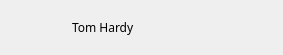
<?xml version="1.0" encoding="UTF-8"?>
<ui version="4.0">
 <class>UserListItem</class>
 <widget class="QWidget" name="UserListItem">
  <property name="geometry">
   <rect>
    <x>0</x>
    <y>0</y>
    <width>283</width>
    <height>55</height>
   </rect>
  </property>
  <property name="focusPolicy">
   <enum>Qt::TabFocus</enum>
  </property>
  <property name="windowTitle">
   <string>Form</string>
  </property>
  <property name="styleSheet">
   <string notr="true"/>
  </property>
  <layout class="QHBoxLayout" name="horizontalLayout">
   <property name="spacing">
    <number>12</number>
   </property>
   <property name="leftMargin">
    <number>12</number>
   </property>
   <property name="topMargin">
    <number>1</number>
   </property>
   <property name="rightMargin">
    <number>12</number>
   </property>
   <property name="bottomMargin">
    <number>1</number>
   </property>
   <item>
    <widget class="UserAvatarWidget" name="avatar" native="true">
     <property name="sizePolicy">
      <sizepolicy hsizetype="Fixed" vsizetype="Fixed">
       <horstretch>0</horstretch>
       <verstretch>0</verstretch>
      </sizepolicy>
     </property>
     <property name="minimumSize">
      <size>
       <width>48</width>
       <height>48</height>
      </size>
     </property>
     <property name="maximumSize">
      <size>
       <width>48</width>
       <height>48</height>
      </size>
     </property>
    </widget>
   </item>
   <item>
    <widget class="ShadowLabel" name="label_username">
     <property name="sizePolicy">
      <sizepolicy hsizetype="Expanding" vsizetype="Preferred">
       <horstretch>0</horstretch>
       <verstretch>0</verstretch>
      </sizepolicy>
     </property>
     <property name="font">
      <font>
       <family>Noto Sans CJK SC Light</family>
      </font>
     </property>
     <property name="styleSheet">
      <string notr="true"/>
     </property>
     <property name="text">
      <string>Tom Hardy</string>
     </property>
    </widget>
   </item>
   <item>
    <spacer name="horizontalSpacer">
     <property name="orientation">
      <enum>Qt::Horizontal</enum>
     </property>
     <property name="sizeHint" stdset="0">
      <size>
       <width>40</width>
       <height>20</height>
      </size>
     </property>
    </spacer>
   </item>
   <item>
    <widget class="QLabel" name="label_logined">
     <property name="sizePolicy">
      <sizepolicy hsizetype="Fixed" vsizetype="Fixed">
       <horstretch>0</horstretch>
       <verstretch>0</verstretch>
      </sizepolicy>
     </property>
     <property name="minimumSize">
      <size>
       <width>14</width>
       <height>14</height>
      </size>
     </property>
     <property name="maximumSize">
      <size>
       <width>14</width>
       <height>14</height>
      </size>
     </property>
     <property name="text">
      <string/>
     </property>
    </widget>
   </item>
  </layout>
 </widget>
 <customwidgets>
  <customwidget>
   <class>UserAvatarWidget</class>
   <extends>QWidget</extends>
   <header location="global">useravatarwidget.h</header>
   <container>1</container>
  </customwidget>
  <customwidget>
   <class>ShadowLabel</class>
   <extends>QLabel</extends>
   <header location="global">shadowlabel.h</header>
  </customwidget>
 </customwidgets>
 <resources/>
 <connections/>
</ui>
